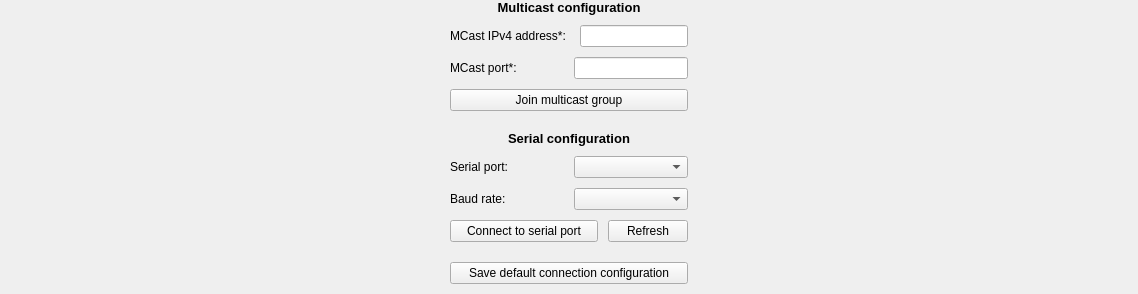
     <widget class="QWidget" name="connectionTab">
      <property name="layoutDirection">
       <enum>Qt::LayoutDirection::LeftToRight</enum>
      </property>
      <property name="autoFillBackground">
       <bool>true</bool>
      </property>
      <attribute name="title">
       <string>Connection</string>
      </attribute>
      <attribute name="toolTip">
       <string>Setup multicat or serial connection</string>
      </attribute>
      <layout class="QFormLayout" name="formLayout">
       <property name="rowWrapPolicy">
        <enum>QFormLayout::RowWrapPolicy::DontWrapRows</enum>
       </property>
       <property name="labelAlignment">
        <set>Qt::AlignmentFlag::AlignCenter</set>
       </property>
       <property name="formAlignment">
        <set>Qt::AlignmentFlag::AlignCenter</set>
       </property>
       <property name="verticalSpacing">
        <number>20</number>
       </property>
       <property name="leftMargin">
        <number>450</number>
       </property>
       <property name="topMargin">
        <number>0</number>
       </property>
       <property name="rightMargin">
        <number>450</number>
       </property>
       <property name="bottomMargin">
        <number>10</number>
       </property>
       <item row="0" column="0" colspan="2">
        <layout class="QVBoxLayout" name="connectionLayout">
         <property name="spacing">
          <number>10</number>
         </property>
         <item>
          <widget class="QLabel" name="multicastConfigLabel">
           <property name="font">
            <font>
             <pointsize>10</pointsize>
             <bold>true</bold>
            </font>
           </property>
           <property name="text">
            <string>Multicast configuration</string>
           </property>
           <property name="alignment">
            <set>Qt::AlignmentFlag::AlignCenter</set>
           </property>
          </widget>
         </item>
         <item>
          <layout class="QHBoxLayout" name="addressLayout">
           <item>
            <widget class="QLabel" name="udpIpAddressLabel">
             <property name="toolTip">
              <string>Address of multicast group</string>
             </property>
             <property name="text">
              <string>MCast IPv4 address*: </string>
             </property>
            </widget>
           </item>
           <item>
            <widget class="QLineEdit" name="udpIpAddressInput">
             <property name="sizePolicy">
              <sizepolicy hsizetype="Preferred" vsizetype="Fixed">
               <horstretch>0</horstretch>
               <verstretch>0</verstretch>
              </sizepolicy>
             </property>
            </widget>
           </item>
          </layout>
         </item>
         <item>
          <layout class="QHBoxLayout" name="portLayout">
           <item>
            <widget class="QLabel" name="udpPortLabel">
             <property name="minimumSize">
              <size>
               <width>85</width>
               <height>0</height>
              </size>
             </property>
             <property name="toolTip">
              <string>Port of multicast group</string>
             </property>
             <property name="text">
              <string>MCast port*: </string>
             </property>
            </widget>
           </item>
           <item>
            <widget class="QLineEdit" name="udpPortInput">
             <property name="sizePolicy">
              <sizepolicy hsizetype="Preferred" vsizetype="Fixed">
               <horstretch>0</horstretch>
               <verstretch>0</verstretch>
              </sizepolicy>
             </property>
             <property name="styleSheet">
              <string notr="true"/>
             </property>
            </widget>
           </item>
          </layout>
         </item>
         <item>
          <widget class="QPushButton" name="udpConnectButton">
           <property name="styleSheet">
            <string notr="true"/>
           </property>
           <property name="text">
            <string>Join multicast group</string>
           </property>
          </widget>
         </item>
        </layout>
       </item>
       <item row="1" column="0" colspan="2">
        <layout class="QVBoxLayout" name="serialLayout">
         <property name="spacing">
          <number>10</number>
         </property>
         <item>
          <widget class="QLabel" name="serialConfigLabel">
           <property name="font">
            <font>
             <pointsize>10</pointsize>
             <bold>true</bold>
            </font>
           </property>
           <property name="text">
            <string>Serial configuration</string>
           </property>
           <property name="alignment">
            <set>Qt::AlignmentFlag::AlignCenter</set>
           </property>
          </widget>
         </item>
         <item>
          <layout class="QHBoxLayout" name="serialPortSelectLayout">
           <item>
            <widget class="QLabel" name="serialPortLabel">
             <property name="toolTip">
              <string>Serial device identifier</string>
             </property>
             <property name="text">
              <string>Serial port:</string>
             </property>
            </widget>
           </item>
           <item>
            <widget class="QComboBox" name="serialPortDropdown"/>
           </item>
          </layout>
         </item>
         <item>
          <layout class="QHBoxLayout" name="serialBaudRateLayout">
           <item>
            <widget class="QLabel" name="baudRateLabel">
             <property name="toolTip">
              <string>Baud rate of serial device</string>
             </property>
             <property name="text">
              <string>Baud rate:</string>
             </property>
            </widget>
           </item>
           <item>
            <widget class="QComboBox" name="baudRateDropdown"/>
           </item>
          </layout>
         </item>
         <item>
          <layout class="QHBoxLayout" name="serialConnectLayout" stretch="100,0">
           <item>
            <widget class="QPushButton" name="serialConnectButton">
             <property name="styleSheet">
              <string notr="true"/>
             </property>
             <property name="text">
              <string>Connect to serial port</string>
             </property>
            </widget>
           </item>
           <item>
            <widget class="QPushButton" name="serialRefreshButton">
             <property name="text">
              <string>Refresh</string>
             </property>
            </widget>
           </item>
          </layout>
         </item>
        </layout>
       </item>
       <item row="4" column="0" colspan="2">
        <widget class="QPushButton" name="saveConnConfigButton">
         <property name="text">
          <string>Save default connection configuration</string>
         </property>
        </widget>
       </item>
      </layout>
     </widget>
